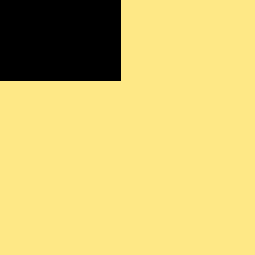
Frame 1 (no input)
Frame 60 (the mouse pressed at the canvas centre just before this capture): identical to frame 1, image omitted
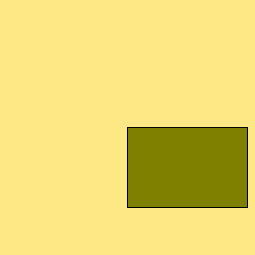
Frame 120 (the mouse held since frame 60 and released just before this capture)

The Processing sketch that drew these frames (run headless with seeded random() and noise(); from frame 60 on, the mouse is pressed at the canvas centre):

// Processing sketch: rect_colors
// ── rect_colors.pde
void setup()
{
  size(255, 255);
  background(254,232,134);
  fill(203,118,122);
}

void draw()
{
  background(254,232,134);
  fill(mouseX,mouseY, 0);
  rect(mouseX, mouseY,120, 80);
}
